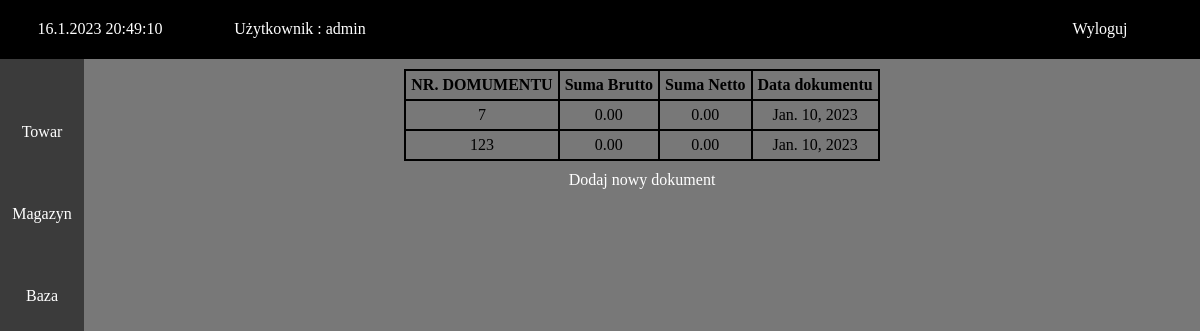
The page /odbior/ (signed in) on the database its author committed.
### WebApp/models.py (models this page shows, shortened)
class Dokument(models.Model):
    NrDokumentu = models.IntegerField(primary_key=True)
    sumaBrutto = models.DecimalField(max_digits=10, decimal_places=2, default=0)
    sumaNetto = models.DecimalField(max_digits=10, decimal_places=2, default=0)
    typ = models.CharField(max_length=10, choices=TYPE_OF_DOCUMENT, default=' ')
    data = models.DateField(default=date.today)
    class Meta:
        verbose_name_plural = "Dokumenty"

### WebApp/views.py (the view)
# urls.py: path('odbior/', views.dostawa, name='dostawa'),
@login_required(login_url='logowanie')
def dostawa(request):
    data = Dokument.objects.filter(typ='Dostawa')
    return render(request, 'dostawa.html', {'data': data})

### templates/dostawa.html
{% extends "base.html" %}
{% block content %}
<table class="table">
        <thead>
            <th>NR. DOMUMENTU</th>
            <th>Suma Brutto</th>
            <th>Suma Netto</th>
            <th>Data dokumentu</th>
        </thead>
 {% for k in data  %}
            <tr>
                <td>{{k.NrDokumentu}}</td>
                <td>{{k.sumaBrutto}}</td>
                <td>{{k.sumaNetto}}</td>
                <td>{{k.data}}</td>
            </tr>
            {% endfor %}
        </table>
<a href="{% url 'u_dokumentu' %}">Dodaj nowy dokument</a>
{% endblock content %}

### templates/base.html (shortened to what this page needs)
{% load static %}
<!DOCTYPE html>
<html lang="en">
<head>
    <link rel="stylesheet" href="{% static 'glowna.css' %}">
     <link rel="stylesheet" href="{% static 'logowanie.css' %}">
</head>
<body>
      <div class="pasek">
       <div class="g_opcja">
           <p>
                <div id="zegar">
                </div>
           </p>
       </div>
       <div class="logowanie">
               <p><a href="{% url 'wylogowanie' %}">Wyloguj</a></p>
       </div>
          <div class = "HelloUser">
              <p><span> Użytkownik : {{ request.user }} </span></p>
          </div>
    </div>
    <div class="tresc">
        <div class="lewy">
             <ul class="menu">
                <li class="opcje">
                    <a>Towar</a>
                </li>
                <li class="opcje">
                    <a>Magazyn</a>
                </li>
                <li class="opcje">
                    <a>Baza</a>
                </li>
            </ul>
    </div>
        <div class="gowny">
            {% block content %} {% endblock content %}
        </div>
    </div>
</body>
</html>

### static/glowna.css (style rules this page uses)
hhtml, body { background-color: #787878; height: 100%; margin: 0 auto; }
table, th, td { margin: 10px auto; padding: 5px; border: 2px solid; border-collapse: collapse; }
.pasek { background-color: #000000; width: 100%; margin: 0px; padding: 0px; display: block; position: sticky; min-height: 3.66em; }
.HelloUser { color: white; display: flex; justify-content: center; align-items: center; left: 50%; min-height: 6%; width: 12em; padding: 4px; }
.lewy { background-color: #3B3B3B; width: 7%; margin: 0px 0px 0px 0px; padding: 0px 0px; float: left; display: inline; min-height: 94%; position: absolute; z-index : 10; }
.gowny { text-align: center; width: 93%; margin: 0px; padding: 0px; float: right; display: inline; min-height: 94%; position: relative; }
.g_opcja { color: white; display: block; float: left; min-height: 6%; width: 12em; padding: 4px; text-align: center; }
.logowanie { color: white; display: flex; justify-content: center; align-items: center; float: right; min-height: 6%; width: 12em; padding: 4px; }
a { color: white; text-decoration: none; }
.menu { list-style: none; padding: 0px; margin: 0px; position: absolute; width: 100%; height: 3em; text-align: center; margin-bottom: 0px; }
.opcje { margin-top: 4em; }

### rows shown on the page
Dokument: NrDokumentu "7", sumaBrutto "0.00", sumaNetto "0.00", data "Jan. 10, 2023"
Dokument: NrDokumentu "123", sumaBrutto "0.00", sumaNetto "0.00", data "Jan. 10, 2023"

### other values the page prints
{{ request.user }} "admin"
